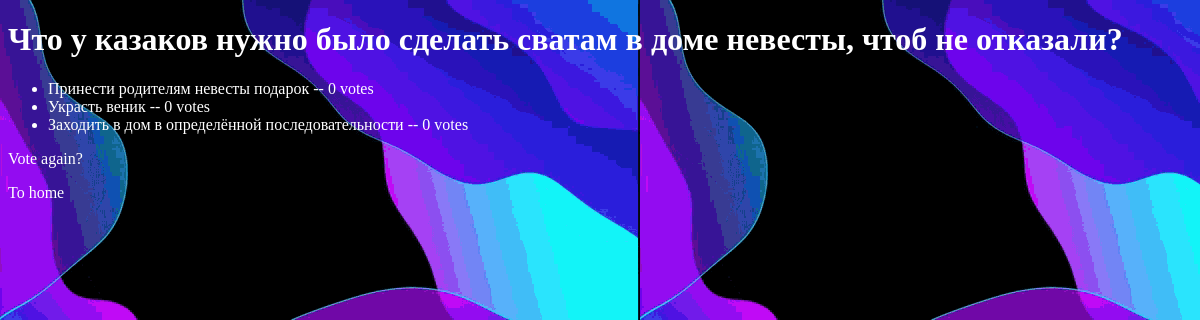
/1/results/, run on the app's committed database.
### polls/models.py (models this page shows, shortened)
class Question(models.Model):
    question_text = models.CharField('Question', max_length=200)
    pub_date = models.DateTimeField('Date publication')

class Choice(models.Model):
    question = models.ForeignKey(Question, on_delete=models.CASCADE)
    choice_text = models.CharField(max_length=200)
    votes = models.IntegerField(default=0)

### polls/views.py (the view)
# urls.py: path('<int:pk>/results/', views.ResultsView.as_view(), name='results'),
class ResultsView(generic.DetailView):
    model = Question
    template_name = 'polls/results.html'

### templates/polls/results.html (shortened to what this page needs)
{% load static %}
<!DOCTYPE html>
<html lang="en">
<head>
    <link rel="stylesheet" type="text/css" href="{% static 'style.css' %}">
</head>
<body>
    <h1>{{ question.question_text }}</h1>
    <ul>
        {% for choice in question.choice_set.all %}
            <li>{{ choice.choice_text }} -- {{ choice.votes }} vote{{ choice.votes|pluralize }}</li>
        {% endfor %}
    </ul>
    <a href="{% url 'detail' question.id %}">Vote again?</a>
    <p><a href="{% url 'index' %}">To home</a></p>
</body>
</html>

### static/style.css (style rules this page uses)
body { background-image: url('/static/images/bg.gif'); }
a, li, h1, form { color: white; text-decoration: none; }

### data on the page
Question: question_text "Что у казаков нужно было сделать сватам в доме невесты, чтоб не отказали?"
Choice: choice_text "Принести родителям невесты подарок", votes "0"
Choice: choice_text "Украсть веник", votes "0"
Choice: choice_text "Заходить в дом в определённой последовательности", votes "0"
